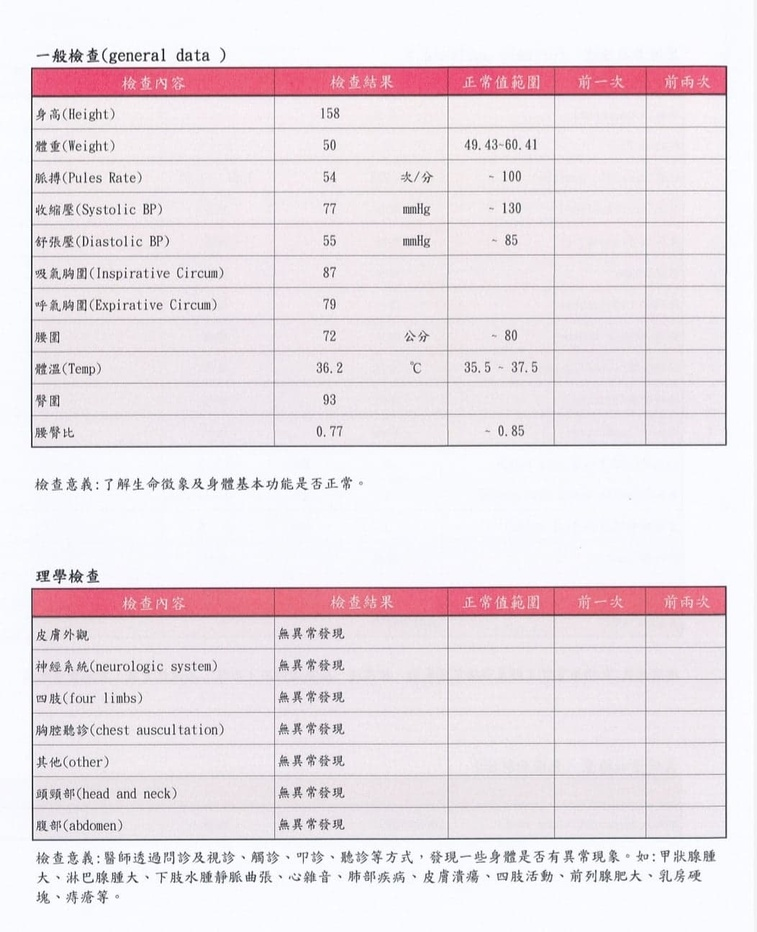
#> input picture img/DIY/healthpaper.jpg, 757 x 932 px, shrunk from 1052 x 1294 before the run
$ python index.py
#> lines starting #> are read from the running program, lines starting #| are printed output that depends on the picture; after the words box and inside, x2 and y2 are one past the last pixel; in counts of white or black regions, pixels touching at a corner belong together
# opencv 轉黑白
# pillow 套件

import pytesseract
from PIL import Image
import matplotlib.pyplot as plt

plt.rcParams['font.sans-serif'] = 'DejaVu Sans'
# 用来正常显示中文标签
plt.rcParams['axes.unicode_minus'] = False


# 用来正常显示负号


def get_bin_table(threshold=95):
    # 0表示黑色,1表示白色 binary
    # 闕值二值化

    table = []
    for i in range(256):
        if i < threshold:
            table.append(0)
        else:
            table.append(1)
    return table


def main():
    # 轉灰度 level >>
    img = Image.open('img/DIY/healthpaper.jpg')
#> img is the input picture: PIL image 757x932 RGB; mean R, G, B 235.5, 225.5, 231
    # [5 lines of commented-out code are left out]
    imgry = img.convert('L')
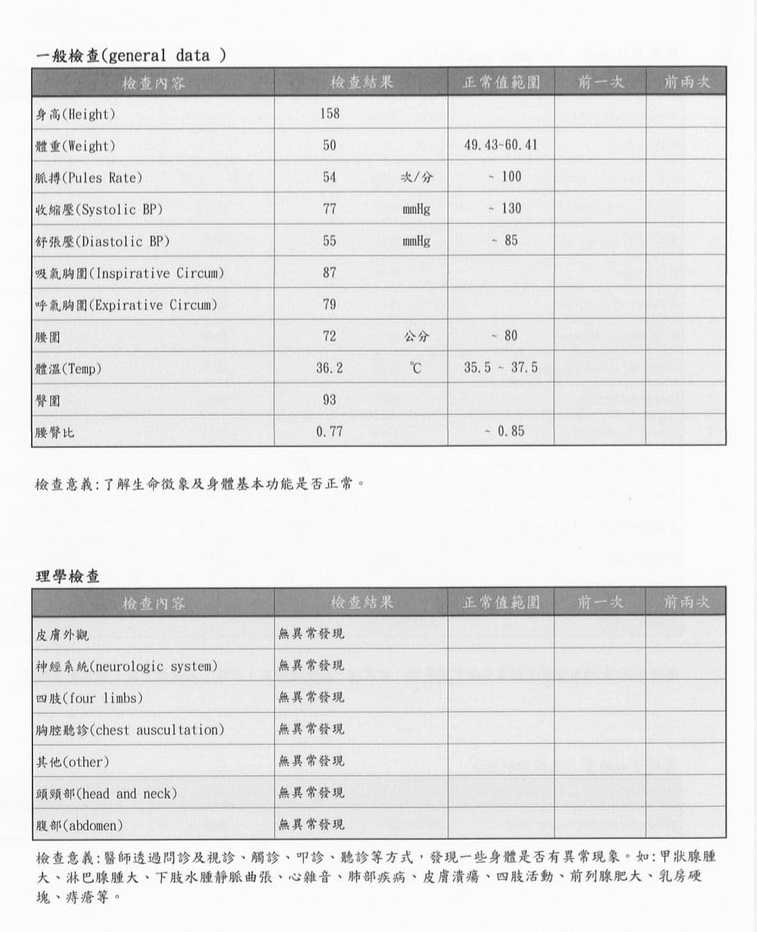
#> imgry: PIL image 757x932 L; min 11, max 255, mean 229
    # [4 lines of commented-out code are left out]
    print('-' * 30)
    table = get_bin_table()
    binary = imgry.point(table, '1')
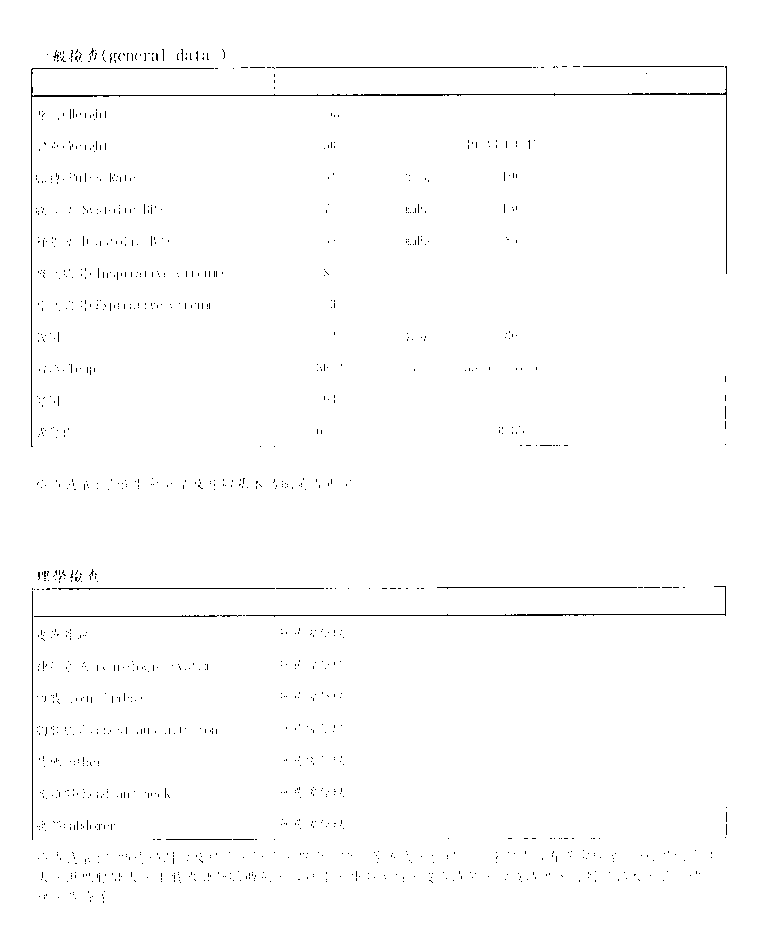
#> binary: PIL image 757x932 1; 99% white; black in thin lines or dots, all inside (x1, y1, x2, y2) = (31, 48, 727, 903)
    print('binary mode ： ', binary.mode)
#| binary mode ：  1
    print('-' * 30)
    # [19 lines of commented-out code are left out]
    plt.figure("img")
    plt.figure(num=1)
    plt.axis('off')  # 不顯示座標軸
    # plt.imshow(img)
    # plt.show()
    # plt.imshow(imgry, cmap='Greys_r')
    plt.title('GRAYMODE')
    # plt.show()
    text = pytesseract.image_to_string(binary, lang='chi_tra+eng')
    print(text)
    f = open('output/DIY/healthpaper.txt', 'w')
    f.write(text)
    f.close()
    plt.imshow(binary, cmap='Greys_r')
    plt.title('BINARY')
    plt.show()


if __name__ == '__main__':
    main()
#> (the call stopped at in main, `text = pytesseract.image_to_string(binary, lang='chi_tra+eng')`: pytesseract is not available in this run)
